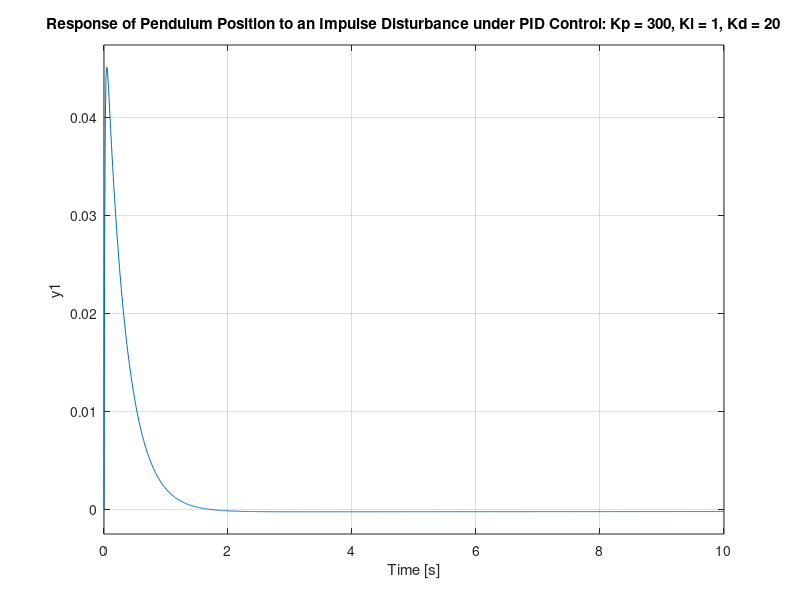
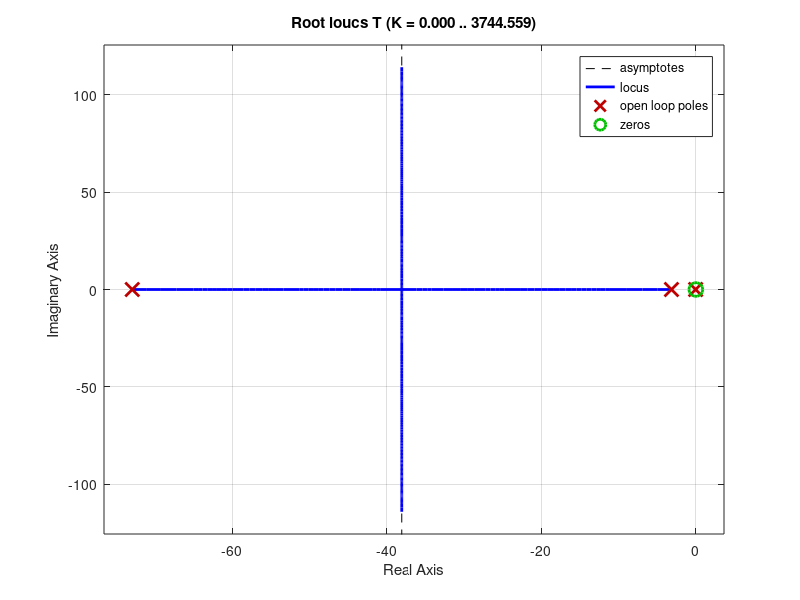
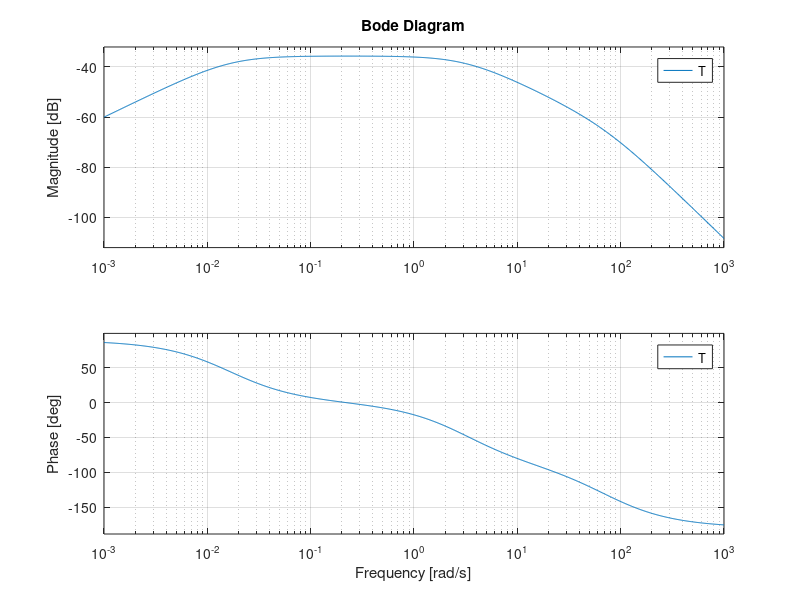

The MATLAB source for these figures, in order:
%% PID Controller Design

% Define the plant and its parameters
M = 0.623;          % Mass of pendulum in kg
m = 0.035;          % Mass of wheels in kg
L = 0.2075;         % Length of pendulum in meters
r = 0.021;          % Radius of the wheel in meters
g = 9.8;            % Gravitational force = 9.8 m/sec^2

Pend = tf([2*L*r*(M+m)],[m*L^2 0 -4*m*g])

% Define the PID Controller
Kp = 1;
Ki = 1;
Kd = 1;
C = pid(Kp,Ki,Kd);      % The PID controller

T = feedback(Pend,C); % The closed loop transfer function for the entire system

%% Simulate the Impulse Response

t= 0:0.01:10;
impulse(T,t)
title('Response of Pendulum Position to an Impulse Disturbance under PID Control: Kp = 1, Ki = 1, Kd = 1')

%% Try with Kp = 300 and Kd = 20
Kp = 300;
Kd = 20;
C = pid(Kp,Ki,Kd);     

T = feedback(Pend,C)
impulse(T,t)
title('Response of Pendulum Position to an Impulse Disturbance under PID Control: Kp = 300, Ki = 1, Kd = 20')

%% Find poles and zeros of system

[num den] = tfdata(T,'v');
[z p k] = tf2zp([[num]], [[den]])

figure(2) 
rlocus(T)

figure(3)
bode(T)
